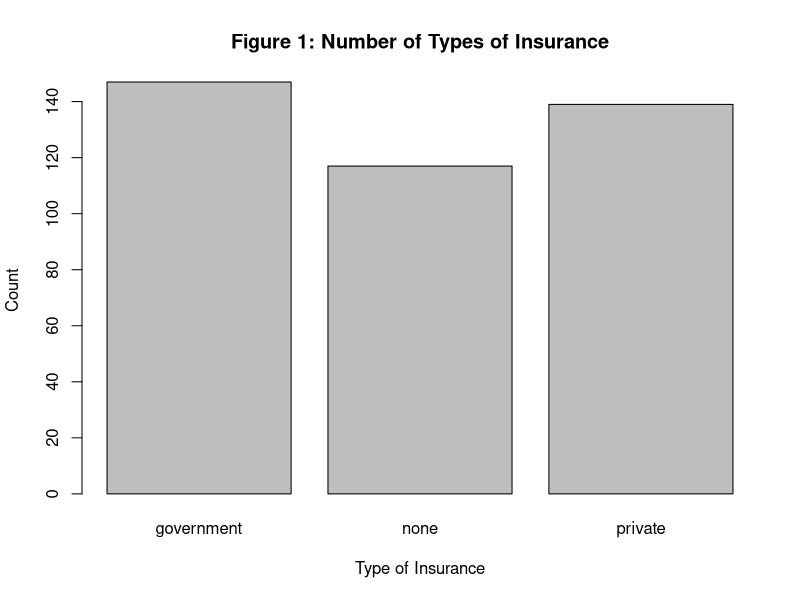
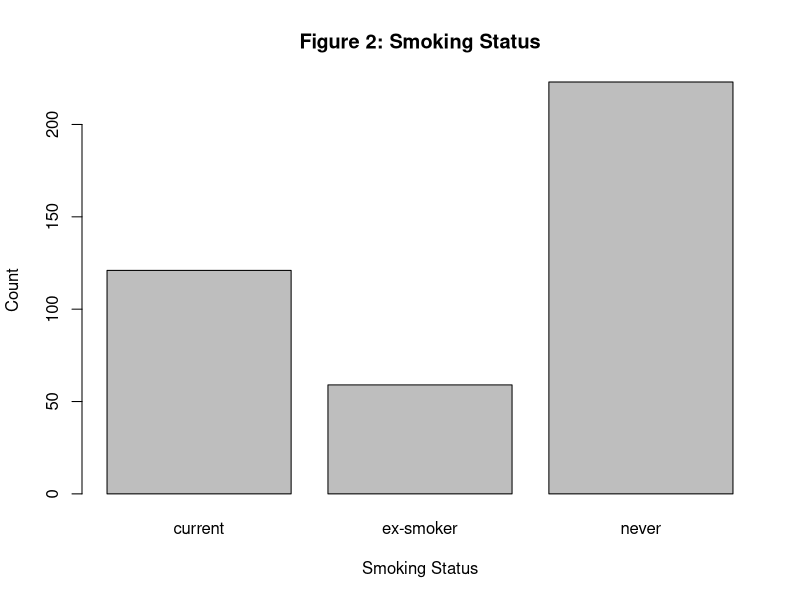
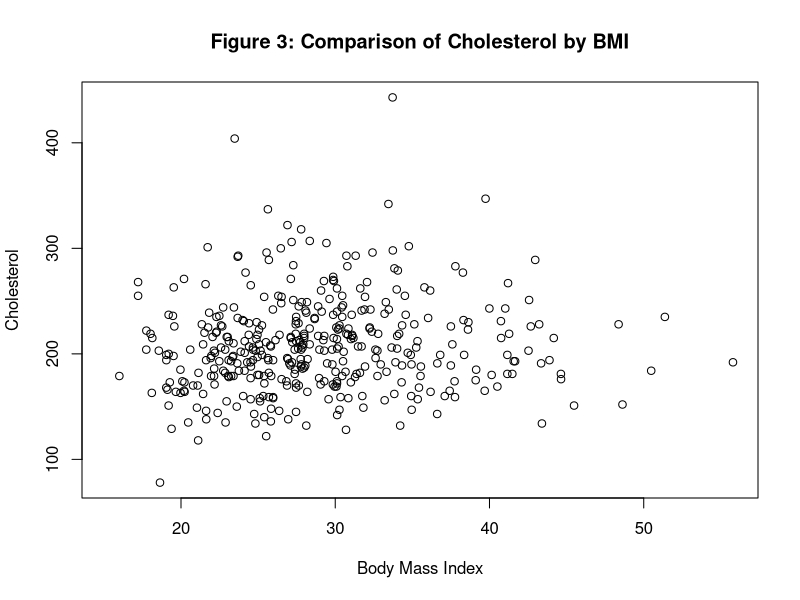
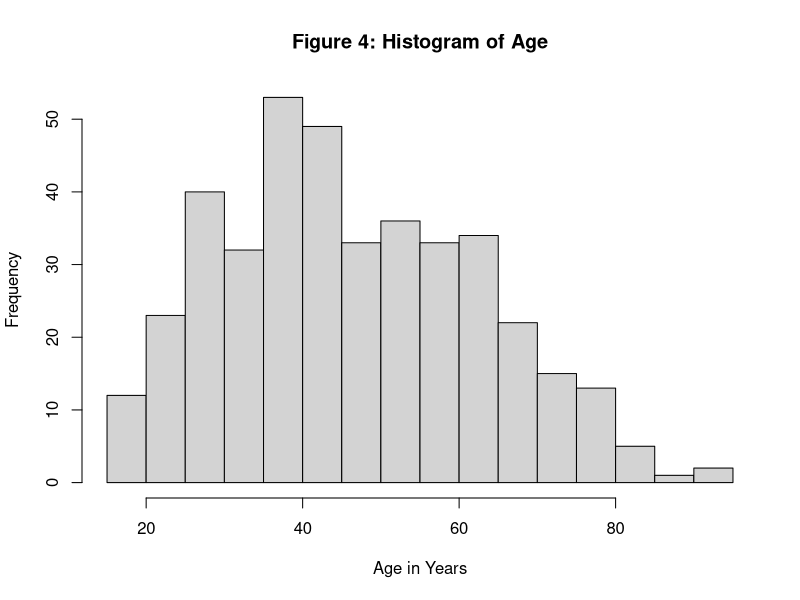

Reproduce these figures in R, in order.
## ---- chunk 1
# Import data
setwd("C:/Users/hayde/Documents/GitHub/INST408F")
diabetes <- read.csv("Homework 4/diabetes.csv")

# Create height.si
diabetes$height.si <- diabetes$height*0.0254

# Create weight.si
diabetes$weight.si <- diabetes$weight*0.453592

# Create bmi_categorised
diabetes$bmi <- diabetes$weight.si/diabetes$height.si^2
diabetes$bmi_categorised <- cut(diabetes$bmi, 
                                breaks = c(0, 18.5, 25, 30, 100),
                                labels = c("underweight", "normal", "overweight", "obese"),
                                right = FALSE)

# Recode insurance variable
diabetes$insurance[diabetes$insurance == 0] <- "none"
diabetes$insurance[diabetes$insurance == 1] <- "government"
diabetes$insurance[diabetes$insurance == 2] <- "private"

# Recode smoking variable
diabetes$smoking[diabetes$smoking == 1] <- "current"
diabetes$smoking[diabetes$smoking == 2] <- "never"
diabetes$smoking[diabetes$smoking == 3] <- "ex-smoker"

## ---- chunk 2
# Number of observations
nrow(diabetes)

# Precentages of BMI categories
prop.table(table(diabetes$bmi_categorised))*100

# Precentages of gender categories
prop.table(table(diabetes$gender))*100


# Precentages of diabetes categories
prop.table(table(diabetes$dm))*100

# Average age
mean(diabetes$age)

# Average BMI
mean(diabetes$bmi, na.rm = TRUE)
## ---- chunk 3
# Plot insurance
barplot(table(diabetes$insurance), 
        main = "Figure 1: Number of Types of Insurance", xlab = "Type of Insurance", ylab = "Count")

# Plot smoking
barplot(table(diabetes$smoking), 
        main = "Figure 2: Smoking Status", xlab = "Smoking Status", ylab = "Count")

# Plot BMI by Cholesterol
plot(diabetes$bmi, diabetes$chol, 
     main = "Figure 3: Comparison of Cholesterol by BMI", xlab = "Body Mass Index", ylab = "Cholesterol")

# Histogram of age
hist(diabetes$age, 
     breaks = 20,
     main = "Figure 4: Histogram of Age", xlab = "Age in Years", ylab = "Frequency")

## ---- chunk 4


# Multiple Linear Regression
MLR <- glm(data = diabetes, dm ~ age + gender + bmi, family = "binomial")
summary(MLR)

